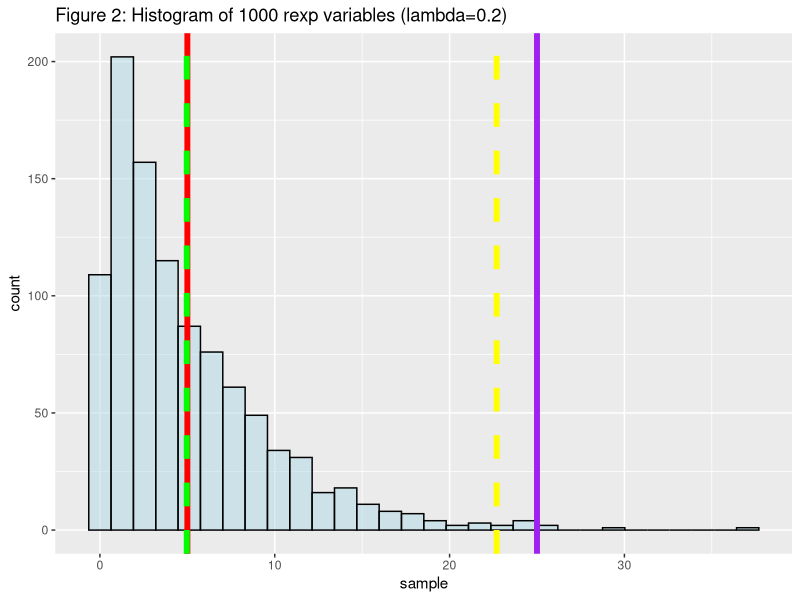

The R source for this figure:
library(tidyverse)
set.seed(1968)
n <- 40
lambda <- 0.2
theoretical_mean <- 1/lambda
sd <- 1/lambda
variance <- (1/lambda)^2
sem <- sd / sqrt(n)

# take a sample of rexp variables
sample <- rexp(1000, lambda)

# report measured mean and variance
sample_mean <- mean(sample)
sample_var <- var(sample)

# histogram of 1000 randow exp variables
data <- data.frame(sample)
data %>% ggplot(aes(sample)) +
        geom_histogram(alpha = 0.5, col = "Black", fill = "lightblue") +
        geom_vline(size = 2,xintercept = theoretical_mean, colour = "Red", lty = 1) +
        geom_vline(size = 2,xintercept = sample_mean, colour = "Green", lty = 2) +
        geom_vline(size = 2,xintercept = variance, colour = "Purple", lty = 1) +
        geom_vline(size = 2,xintercept = sample_var, colour = "Yellow", lty = 2) +
        ggtitle("Figure 2: Histogram of 1000 rexp variables (lambda=0.2)") 

# Histogram of means of 1000 40 sample exp variables

